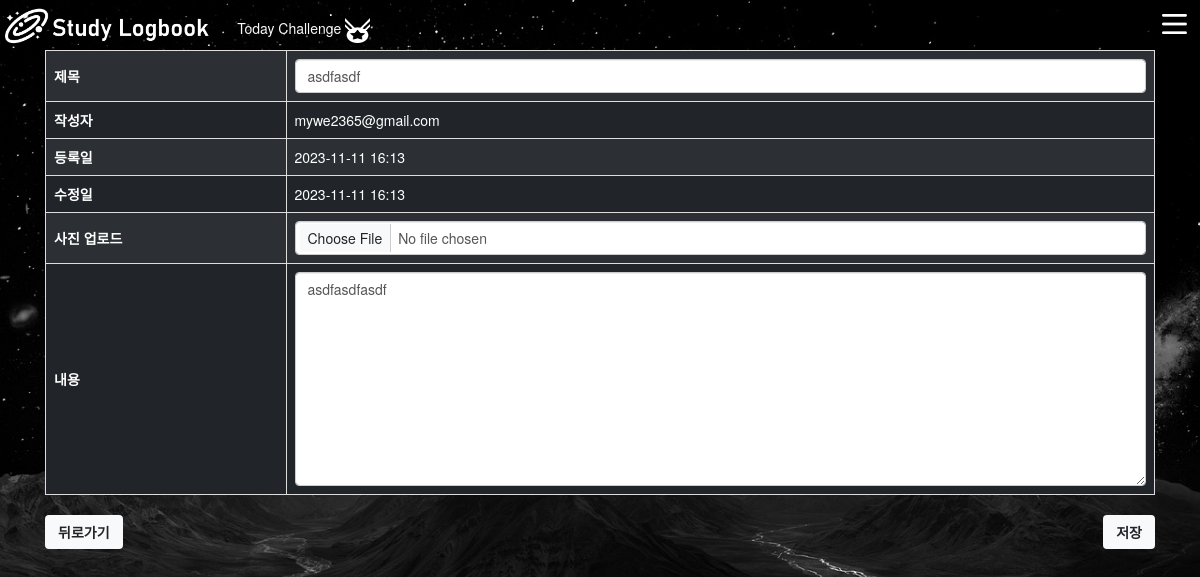
Screenshot of /issues/1/update/ (signed in) with the database file from the repository.
### issues/models.py (models this page shows)
class Issue(models.Model):
    user = models.ForeignKey(
        settings.AUTH_USER_MODEL, on_delete=models.CASCADE, related_name='user_issues'
    )
    like_users = models.ManyToManyField(
        settings.AUTH_USER_MODEL, related_name='like_issues'
    )
    title = models.CharField(max_length=200)
    content = models.TextField()
    count = models.PositiveIntegerField(default=0)
    image = models.ImageField(blank=True)
    created_at = models.DateTimeField(auto_now_add=True)
    updated_at = models.DateTimeField(auto_now=True)

### accounts/models.py (models this page shows, shortened)
class User(AbstractBaseUser, PermissionsMixin):
    followings = models.ManyToManyField('self', symmetrical=False, related_name='followers')
    beakjoon_nickname = models.CharField('백준 닉네임',max_length=30, blank=True)
    beakjoon_rank = models.CharField(max_length=30, blank=True, null=True)
    email = models.EmailField('이메일', unique=True)
    username = models.CharField('이름', max_length=30)
    is_staff = models.BooleanField('스태프 권한', default=False)
    is_active = models.BooleanField('사용중', default=True)
    date_joined = models.DateTimeField('가입일', default=timezone.now)
    image = models.ImageField(blank=True)
    objects = UserManager()
    USERNAME_FIELD = 'email'                     # email을 사용자의 식별자로 설정
    REQUIRED_FIELDS = ['username']                   # 필수입력값
    class Meta:
        verbose_name = _('user')
        verbose_name_plural = _('users')
        swappable = 'AUTH_USER_MODEL'
    @property
    def users(self):
        users = get_user_model().objects.all()
        return users

### issues/views.py (the view)
# urls.py: path('update/', views.update, name='update'),
@login_required
def update(request, pk):
    issue = Issue.objects.get(pk=pk)
    if request.user == issue.user:
        if request.method == 'POST':
            form = IssueForm(request.POST, request.FILES, instance=issue)
            if form.is_valid:
                p = form.save(commit=False)
                p.user = request.user
                form.save()
                return redirect('issues:detail', issue.pk)
        else:
            form = IssueForm(request.FILES, instance=issue)
    else:
        return redirect('issues:index')
    context = {
        'issue': issue,
        'form': form,
    }
    return render(request, 'issues/update.html', context)

### issues/forms.py
class IssueForm(forms.ModelForm):
    class Meta:
        model = Issue
        exclude = ('user', 'like_users','count')

### issues/templates/issues/update.html (shortened to what this page needs)
{% extends "base.html" %}
{% block css %}
  <link rel="stylesheet" href="https://maxcdn.bootstrapcdn.com/bootstrap/3.3.2/css/bootstrap.min.css">
  {% endblock css %}
{% block content %}
<div class='container'>
  <form action="{% url "issues:update" issue.pk %}" method="post" class="form-horizontal" enctype='multipart/form-data'>
    <table class="table table-striped table-bordered table-dark">
      <tr>
        <th class='align-middle'>제목</th>
        <td><input type="text" class="form-control" name="title" value="{{ issue.title }}"></td>
      </tr>
      <tr>
        <th>작성자</th>
        <td>{{ request.user }}</td>
      </tr>
      <tr>
        <th>등록일</th>
        <td>{{ issue.created_at | date:"Y-m-d H:i" }}</td>
      </tr>
      <tr>
        <th>수정일</th>
        <td>{{ issue.updated_at | date:"Y-m-d H:i" }}</td>
      </tr>
      <tr>
        <th class='align-middle'>사진 업로드</th>
        <td><input type="file" rows="10" class="form-control" name="image"></input></td>
      </tr>
      <tr>
        <th class='align-middle'>내용</th>
        <td><textarea rows="10" class="form-control" name="content">{{ issue.content }}</textarea></td>
      </tr>
    </table>
    <div class='d-flex justify-content-between'>
      <a href="{% url "issues:index" %}"><button class="btn btn btn-light text-dark mouse fw-bold" type="button">뒤로가기</button></a>
      <button class="btn btn-light text-dark mouse fw-bold" id="btn_cursor" type="submit">저장</button>
    </div>
    </form>
</div>
{% endblock content %}

### static/style.css (style rules this page uses)
.container { display : flex; flex-direction: column; }
a,a:link { cursor: url(test_mouse.png) 2 2, auto; }
#btn_cursor { cursor: url(test_mouse.png) 2 2, auto; }
body { min-height: 100vh; background :url('background3.jpg') ; background-size : cover; cursor: url(test_mouse.png) 2 2, auto; }

### rows the page displays
Issue: title "asdfasdf", created_at "2023-11-11 16:13", updated_at "2023-11-11 16:13", content "asdfasdfasdf"
User: user "mywe2365@gmail.com"
